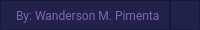
                   <widget class="QFrame" name="credits_bar">
                    <property name="maximumSize">
                     <size>
                      <width>16777215</width>
                      <height>30</height>
                     </size>
                    </property>
                    <property name="styleSheet">
                     <string notr="true">background-color: rgb(33, 33, 75);</string>
                    </property>
                    <property name="frameShape">
                     <enum>QFrame::NoFrame</enum>
                    </property>
                    <property name="frameShadow">
                     <enum>QFrame::Raised</enum>
                    </property>
                    <layout class="QHBoxLayout" name="horizontalLayout_8">
                     <property name="spacing">
                      <number>0</number>
                     </property>
                     <property name="leftMargin">
                      <number>0</number>
                     </property>
                     <property name="topMargin">
                      <number>0</number>
                     </property>
                     <property name="rightMargin">
                      <number>0</number>
                     </property>
                     <property name="bottomMargin">
                      <number>0</number>
                     </property>
                     <item>
                      <widget class="QFrame" name="frame_label_credits">
                       <property name="frameShape">
                        <enum>QFrame::StyledPanel</enum>
                       </property>
                       <property name="frameShadow">
                        <enum>QFrame::Raised</enum>
                       </property>
                       <layout class="QVBoxLayout" name="verticalLayout_17">
                        <property name="spacing">
                         <number>0</number>
                        </property>
                        <property name="leftMargin">
                         <number>15</number>
                        </property>
                        <property name="topMargin">
                         <number>0</number>
                        </property>
                        <property name="rightMargin">
                         <number>0</number>
                        </property>
                        <property name="bottomMargin">
                         <number>0</number>
                        </property>
                        <item>
                         <widget class="QLabel" name="label_credits">
                          <property name="font">
                           <font>
                            <family>Roboto</family>
                           </font>
                          </property>
                          <property name="styleSheet">
                           <string notr="true">color: rgb(128, 102, 168);</string>
                          </property>
                          <property name="text">
                           <string>By: Wanderson M. Pimenta</string>
                          </property>
                         </widget>
                        </item>
                       </layout>
                      </widget>
                     </item>
                     <item>
                      <widget class="QFrame" name="frame_grip">
                       <property name="minimumSize">
                        <size>
                         <width>30</width>
                         <height>30</height>
                        </size>
                       </property>
                       <property name="maximumSize">
                        <size>
                         <width>30</width>
                         <height>30</height>
                        </size>
                       </property>
                       <property name="styleSheet">
                        <string notr="true">padding: 5px;</string>
                       </property>
                       <property name="frameShape">
                        <enum>QFrame::StyledPanel</enum>
                       </property>
                       <property name="frameShadow">
                        <enum>QFrame::Raised</enum>
                       </property>
                      </widget>
                     </item>
                    </layout>
                   </widget>
